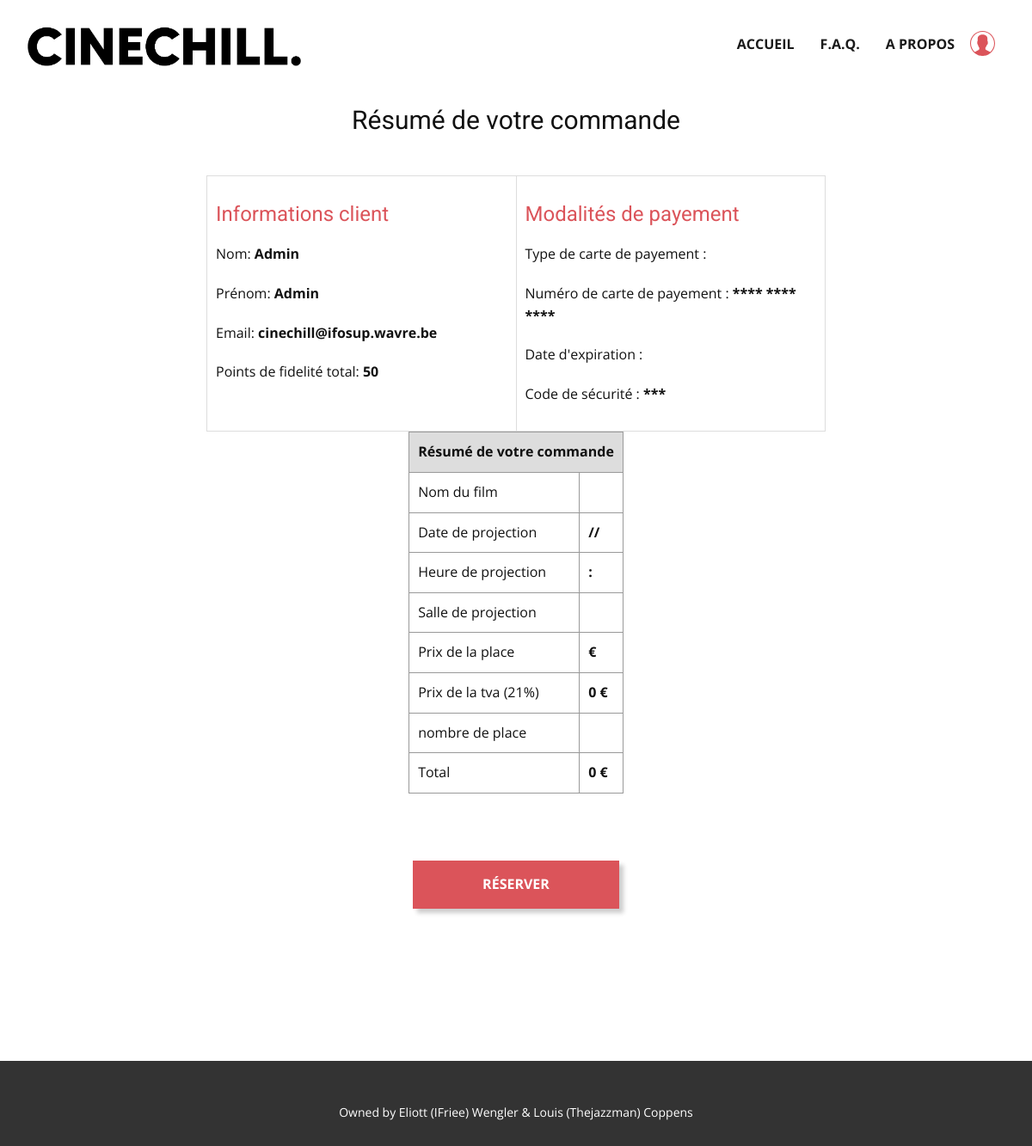
/view/order.php (signed in), run on an earlier commit of the app's database.
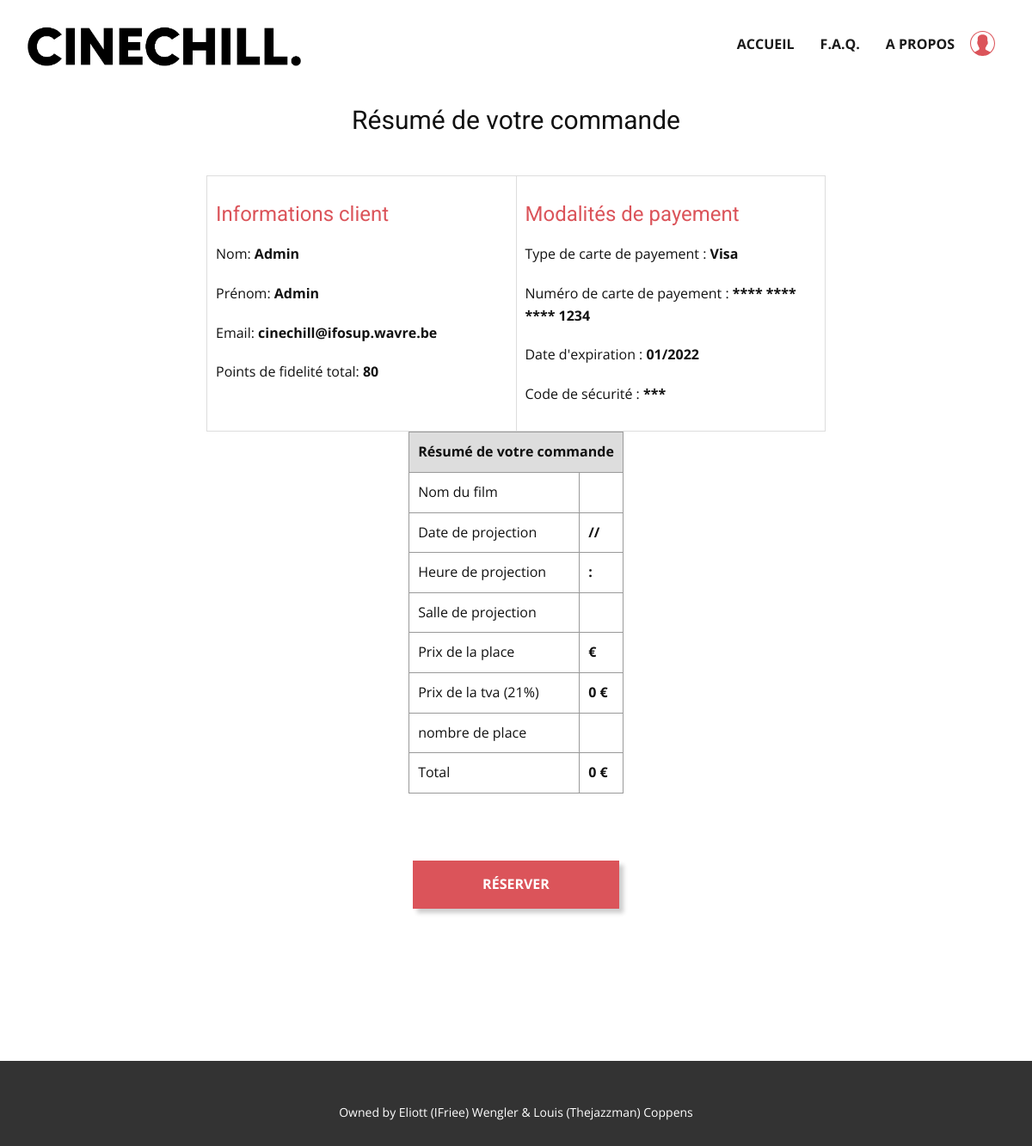
And on a later commit of the database.
### tables this page shows
CREATE TABLE `user_tab` (
  `id_user` int(11) NOT NULL,
  `nom_user` varchar(25) DEFAULT NULL,
  `prenom_user` varchar(50) DEFAULT NULL,
  `pseudo_user` varchar(50) DEFAULT NULL,
  `password_user` varchar(60) DEFAULT NULL,
  `mail_user` varchar(100) DEFAULT NULL,
  `date_naissance_user` date DEFAULT NULL,
  `fidelite_user` int(11) DEFAULT 0
);

CREATE TABLE `payement_tab` (
  `id_payement` int(11) NOT NULL,
  `type_payement` varchar(100) NOT NULL,
  `numero_payement` varchar(255) NOT NULL,
  `date_expi_payement` varchar(10) NOT NULL,
  `code_payement` int(11) NOT NULL,
  `fk_user_payement` int(11) NOT NULL
);

### model/read.php (called while the page is built, shortened)
<?php
function afficher_pseudo_connecte($db) {
  $id = $_SESSION['id_user'];
  $query = "SELECT * FROM user_tab WHERE id_user = (:post_id)";
  $query_params = array(':post_id' => $id);
  try
  {
      $stmt = $db->prepare($query);
      $result = $stmt->execute($query_params);
  }
  catch(PDOException $ex){
      die("Failed query : " . $ex->getMessage());
  }
  $result = $stmt->fetchAll();
  return $result[0];
}
function read_info_payement($db){
  $query = "SELECT type_payement, numero_payement, date_expi_payement,
                   code_payement, fk_user_payement
            FROM payement_tab
            WHERE fk_user_payement = (:id)";
  $query_params = array(':id' => $_SESSION['id_user']);
  try
  {
      $stmt = $db->prepare($query);
      $result = $stmt->execute($query_params);
  }
  catch(PDOException $ex){
      die("Failed query : " . $ex->getMessage());
  }
  $result = $stmt->fetchAll();
  if($result == NULL){
    return 0;
  } else {
    return $result[0];
  }
}
?>

### view/order.php (the view, shortened to what the changed rows need)
<?php
include "../model/connection.php";
include "../model/read.php";
$user = afficher_pseudo_connecte($db);
$payement = read_info_payement($db);
?>
<!DOCTYPE html>
<html style="font-size: 16px;" lang="fr"><head>
    <link rel="stylesheet" href="nicepage.css" media="screen">
<link rel="stylesheet" href="order.css" media="screen">
  </head>
  <body class="u-body u-xl-mode" data-lang="fr">
    <body>
    <h3 style="text-align:center">Résumé de votre commande</h3><br>
        <div class="resumcommandeclient">
            <div class="infoclient">
                <p>Nom: <b><?php echo $user['nom_user'] ?></b></p>
                <p>Prénom: <b><?php echo $user['prenom_user'] ?></b></p>
                <p>Email: <b><?php echo $user['mail_user'] ?></b></p>
                <p>Points de fidelité total: <b><?php echo $user['fidelite_user'] ?></b></p>
                <br>
            </div>
            <div class="infopayement">
                <p>Type de carte de payement : <b><?=$payement['type_payement']?></b></p>
                <p>Numéro de carte de payement : <b><?="**** **** **** ".substr($payement['numero_payement'], -4)?></b></p>
                <p>Date d'expiration : <b><?=$payement['date_expi_payement']?></b></p>
            </div>
        </div>
            <div class="infofilm">
                <table class="resumecommande">
                    <tr>
                        <th colspan="2">Résumé de votre commande</th>
                    </tr>
                </table>
                <br><br><br>
            </div>
        <br><br><br><br>
</body></html>

What changed in the data, as far as the page shows it:
changed user_tab "Admin": fidelite_user "50" → "80"
added payement_tab: type_payement "Visa", numero_payement "1234", date_expi_payement "01/2022"
